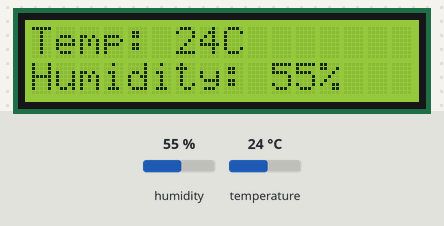
The sketch below on a simulated Arduino Uno, built with avr-gcc and run on an emulated ATmega328P. Shown: 16×2 character LCD. The inputs (shaded band) are chosen by the test bench; at power-on: humidity 55 %, temperature 24 °C. What the sketch prints to the serial monitor is not drawn.

Above: at 1.2 s.
1.3 s: humidity set to 22 %
At 3.0 s:
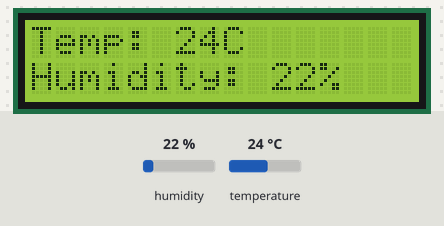
4.0 s: temperature set to 12 °C
At 5.6 s:
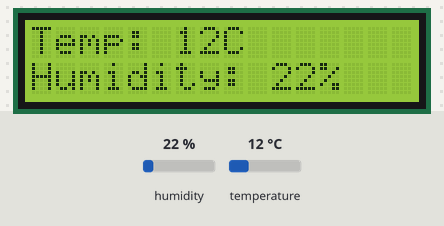
6.7 s: humidity set to 40 %
At 9.4 s:
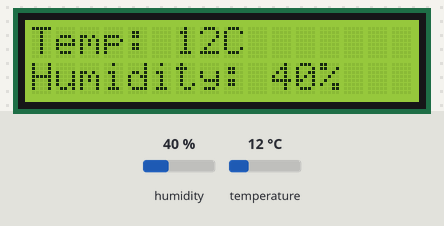
9.7 s: temperature set to 19 °C
At 10.8 s:
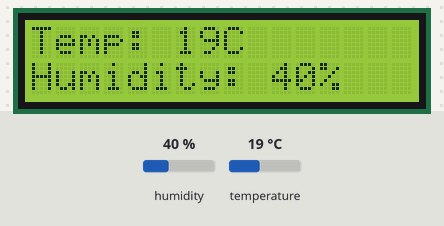
Timing chart, 0 to 12.7 s (numbered marks = the images above; inputs shaded):
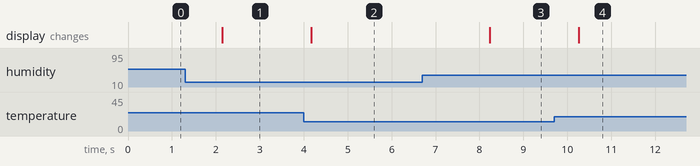

Measured:
- after the input at 1.3 s, the display: changes after 0.84 s (image 1)
- after the input at 4.0 s, the display: changes after 0.17 s (image 2)
- after the input at 6.7 s, the display: changes after 1.5 s (image 3)
- after the input at 9.7 s, the display: changes after 0.56 s (image 4)

The sketch:

Temp_and_Humidity_on_Mega_2560.ino
```cpp
//DHT11 Sensor:
#include "DHT.h"
#define DHTPIN 12     // what digital pin we're connected to
#define DHTTYPE DHT11   // DHT 11

DHT dht(DHTPIN, DHTTYPE);


//I2C LCD:
#include <Wire.h> // Comes with Arduino IDE
#include <LiquidCrystal_I2C.h>

// Set the LCD I2C address
LiquidCrystal_I2C lcd(0x27, 2, 1, 0, 4, 5, 6, 7, 3, POSITIVE);


void setup() {
  Serial.begin(9600);
  lcd.begin(16,2);
  Serial.println("Mohamed Chaara Temp and Humidity Sensor Test");

  dht.begin();
}

void loop() {
    // Reading temperature or humidity takes about 250 milliseconds!
  // Sensor readings may also be up to 2 seconds 'old' (its a very slow sensor)
  int h = dht.readHumidity();
  int t = dht.readTemperature();

    // set the cursor to (0,0):
  lcd.setCursor(0, 0);
  // print from 0 to 9:

   lcd.print("Temp: ");
   lcd.print(t);
   lcd.print("C");

  // set the cursor to (16,1):
  lcd.setCursor(0,1);
  lcd.print("Humidity: ");
  lcd.print(h);
  lcd.print("%");

  Serial.print("Temp: ");
  Serial.print(t);
  Serial.print("C, Humidity: ");
  Serial.print(h);
  Serial.println("%");

}
```
